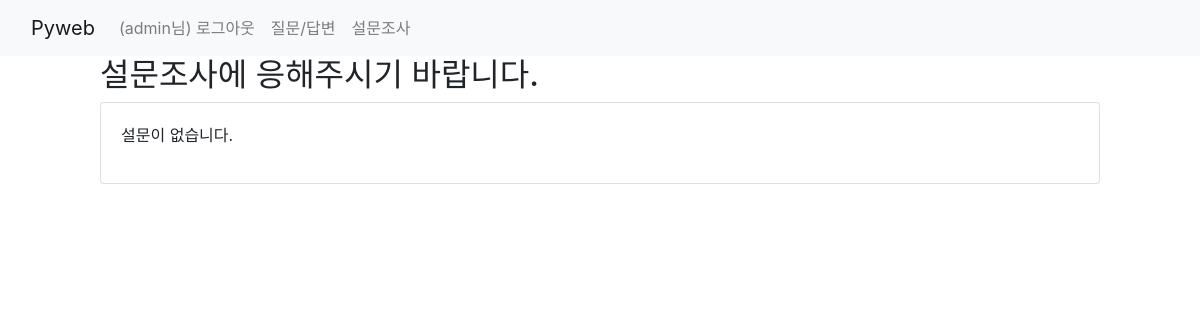
Page /poll/ (signed in) on the earlier database version.
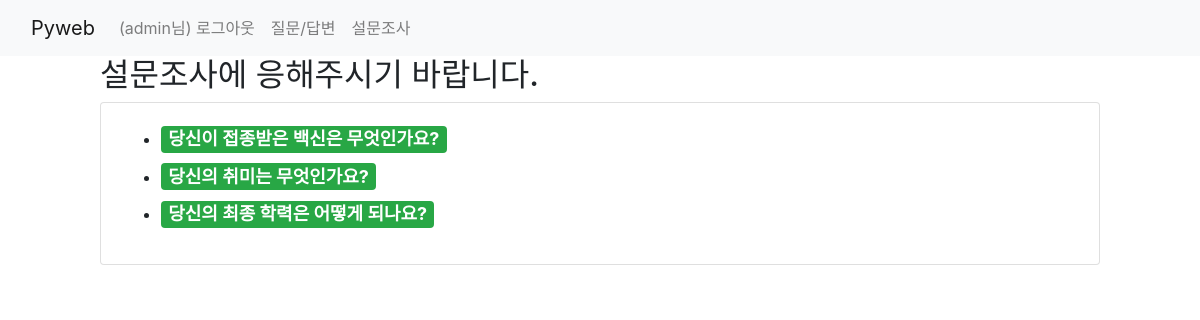
Same page on the later database version.
### poll/models.py (models this page shows, shortened)
class Question(models.Model):
    question_text = models.CharField(max_length=200)
    pub_date = models.DateTimeField()

### poll/views.py (the view)
# urls.py: path('', views.index, name='index'),  #127.0.0.1:8000/board/
@login_required(login_url='common:login_view')
def index(request):
    question_list = Question.objects.all()
    return render(request, 'poll/index.html', {'question_list': question_list})

### templates/poll/index.html (shortened to what this page needs)
<!DOCTYPE html>
<html lang="ko">
<head>
    {% load static %}
    <link rel="stylesheet" href="{%static 'poll/css/style.css' %}">
    <link rel="stylesheet" href="{%static 'poll/css/bootstrap.css' %}">
</head>
<body>
{% include 'navbar.html' %}
<div id="container">
    <h2>설문조사에 응해주시기 바랍니다.</h2>
    <div class="card">
        <div class="card-body">
            <section>
                {% if question_list %}
                <ul>
                    {% for question in question_list %}
                    <li>
                        <h4>
                            <a href="{% url 'poll:detail' question.id %}" class="badge badge-success">
                            {{ question.question_text }}</a>
                        </h4>
                    </li>
                    {% endfor %}
                </ul>
                {% else %}
                    <p>설문이 없습니다.</p>
                {% endif %}
            </section>
        </div>
    </div>
</div>
</body>
</html>

Differences in the rows shown:
added Question: question_text "당신이 접종받은 백신은 무엇인가요?"
added Question: question_text "당신의 취미는 무엇인가요?"
added Question: question_text "당신의 최종 학력은 어떻게 되나요?"
Other differences:
text no longer shown: "설문이 없습니다."
